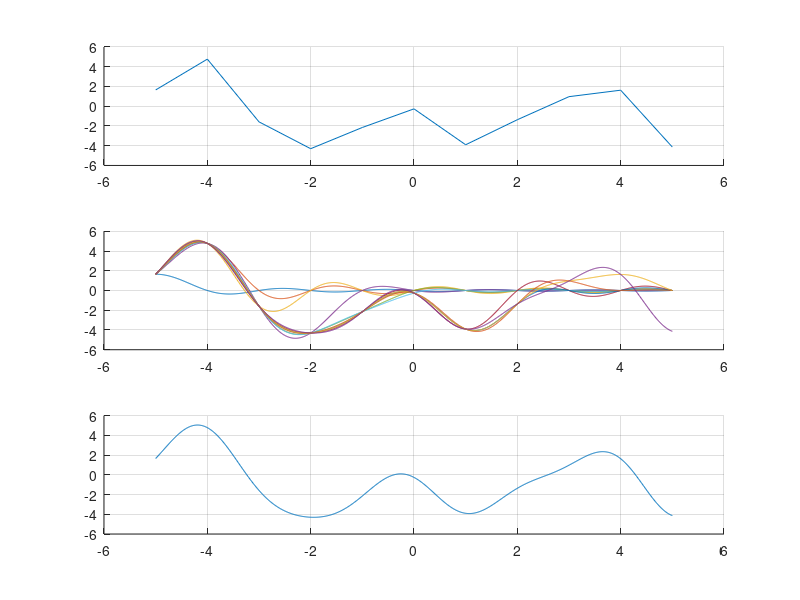

The MATLAB source for this figure:
close all, clear all, clc,
dx = 1;
x = -5:dx:5;
y = (rand(1, length(x)) - 0.5)*10;
figure(1); hold on; grid on;
subplot(3, 1, 1), hold on; grid on;
plot(x, y);
dz = 0.01;
z = -5:dz:5;
f = zeros(1, length(z));
for k = 1:length(x)
    f = f + sinc((z - x(k))/dx) * y(k)
    subplot(3, 1, 2); hold on; grid on;
    plot(z, f);
end
subplot(3, 1, 3); hold on; grid on;
plot(z, f);
